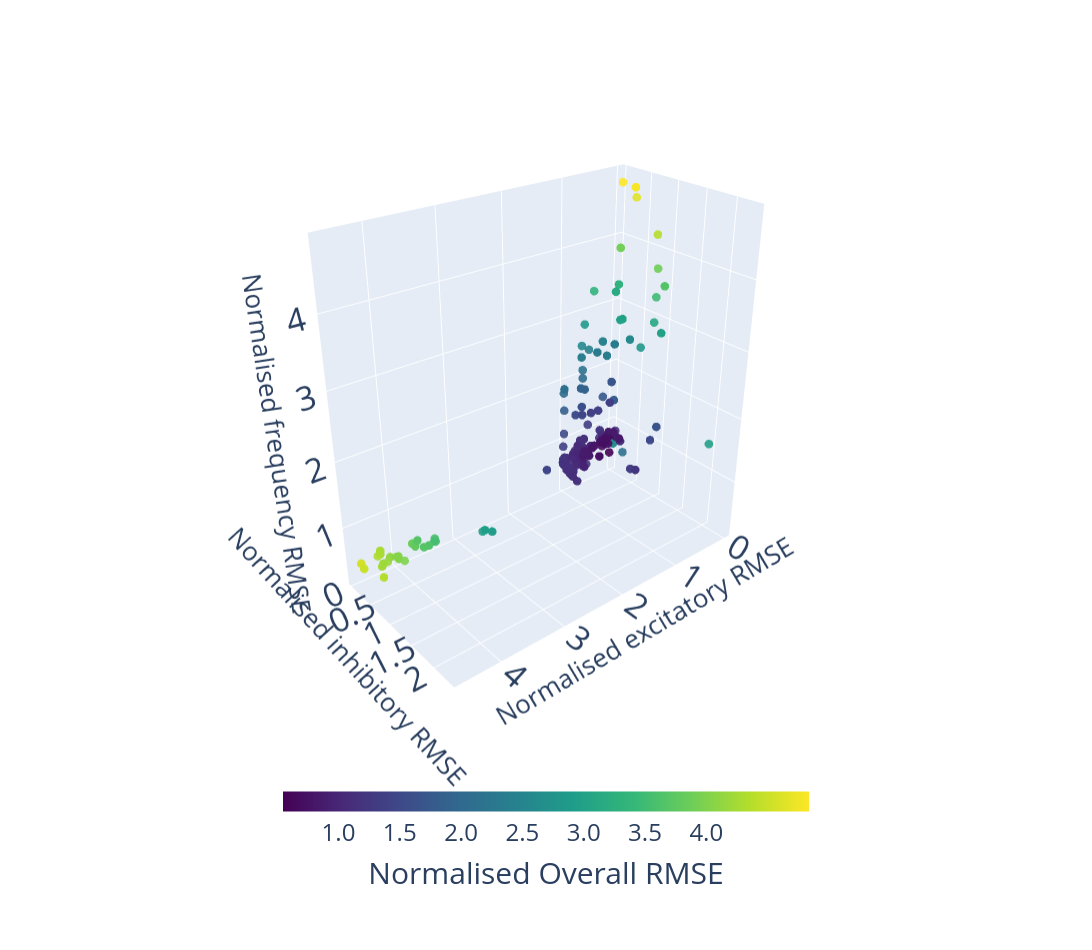

The notebook cell this image was saved under:
### Code cell
import plotly.graph_objects as go
# Load Pareto frontier for CASE 3
# NOTE: update path as per local relative path
path = "SNN_GA/results/snn_ga_1k/ex2_in10_20260409-225927/frontier_full.csv"
df = pd.read_csv(path)

# Extract normalised RMSE columns
exc = df["ex_firing_error_norm"]
inh = df["inhib_firing_error_norm"]
psd = df["psd_peak_error_norm"]

# Compute overall normalised RMSE
rmse_total = np.sqrt(exc**2 + inh**2 + psd**2)


fig = go.Figure()
# Frontier points
fig.add_trace(go.Scatter3d(
    x=exc,
    y=inh,
    z=psd,
    mode='markers',
    marker=dict(
        size=5,
        color=rmse_total,
        colorscale='Viridis',
        colorbar=dict(
            title = dict( text = "<br>Normalised Overall RMSE", side = "bottom" ),
            orientation="h",     # rotate 90 degrees
            x=0.5,               # center horizontally
            y=0.05,             # place below the plot
            thickness=20,
            len=0.5,
            tickmode="array",
            tickvals=[1.0, 1.5, 2.0, 2.5, 3.0, 3.5, 4.0],
            ticktext=["1.0", "1.5", "2.0", "2.5", "3.0", "3.5", "4.0", "4.5"]
        ),
        opacity=0.9
    ),
    hovertemplate=(
        "RMSEexc: %{x:.3f}<br>"
        "RMSEinh: %{y:.3f}<br>"
        "RMSEfreq: %{z:.3f}<br>"
        "Overall: %{marker.color:.3f}<br>"
        "<extra></extra>"
    ),
    showlegend=False,
    name=""
))

# Highlight validated best point
fig.add_trace(go.Scatter3d(
    x=[ex_norm],
    y=[in_norm],
    z=[psd_norm],
    mode='markers',
    marker=dict(
        size=5,
        color=[validated_comp],
        colorscale='Viridis',
        opacity=1.0
    ),
    hovertemplate=(
        "Lowest overall RMSE of %{marker.color:.3f}<br>"
        "RMSEexc: %{x:.3f}<br>"
        "RMSEinh: %{y:.3f}<br>"
        "RMSEfreq: %{z:.3f}<br>"
        "<extra></extra>"
    ),
    showlegend=False,
    name=""
))

# Layout adjustments
fig.update_layout(
    scene=dict(
        domain=dict(
            x=[0.0, 1.0],
            y=[0.15, 1.0]   # only reserve 25% for colorbar, not 40–50%
        ),
        xaxis=dict(
            title=dict(text="Normalised excitatory RMSE", font=dict(size=26)),
            tickfont=dict(size=20)
        ),
        yaxis=dict(
            title=dict(text="Normalised inhibitory RMSE", font=dict(size=26)),
            tickfont=dict(size=20)
        ),
        zaxis=dict(
            title=dict(text="Normalised frequency RMSE", font=dict(size=26)),
            tickfont=dict(size=20)
        ),
    ),
    scene_camera=dict(
        eye=dict(x=1.8, y=2.2, z=1.5)   # lifts z-axis title
    ),
    margin=dict(l=0, r=0, t=0, b=0),   # remove unnecessary whitespace
    width=1100,
    height=950,
    showlegend=False
)

# Colorbar fonts
fig.data[0].marker.colorbar.title.font = dict(size=30)
fig.data[0].marker.colorbar.tickfont = dict(size=24)

fig.show()

### Figure 1 — Plotly figure (JSON) as saved in the notebook; plotly's stock layout.template omitted (floating-point values rounded to 4 significant figures; data arrays with more than 128 entries replaced by an {"elided": "..."} marker saying what was removed)
{"data": [{"hovertemplate": "RMSEexc: %{x:.3f}<br>RMSEinh: %{y:.3f}<br>RMSEfreq: %{z:.3f}<br>Overall: %{marker.color:.3f}<br><extra></extra>", "marker": {"color": {"elided": "485 float values"}, "colorbar": {"len": 0.5, "orientation": "h", "thickness": 20, "tickfont": {"size": 24}, "tickmode": "array", "ticktext": ["1.0", "1.5", "2.0", "2.5", "3.0", "3.5", "4.0", "4.5"], "tickvals": [1, 1.5, 2, 2.5, 3, 3.5, 4], "title": {"font": {"size": 30}, "side": "bottom", "text": "<br>Normalised Overall RMSE"}, "x": 0.5, "y": 0.05}, "colorscale": [[0, "#440154"], [0.1111, "#482878"], [0.2222, "#3e4989"], [0.3333, "#31688e"], [0.4444, "#26828e"], [0.5556, "#1f9e89"], [0.6667, "#35b779"], [0.7778, "#6ece58"], [0.8889, "#b5de2b"], [1, "#fde725"]], "opacity": 0.9, "size": 5}, "mode": "markers", "name": "", "showlegend": false, "type": "scatter3d", "x": {"elided": "485 float values"}, "y": {"elided": "485 float values"}, "z": {"elided": "485 float values"}}, {"hovertemplate": "Lowest overall RMSE of %{marker.color:.3f}<br>RMSEexc: %{x:.3f}<br>RMSEinh: %{y:.3f}<br>RMSEfreq: %{z:.3f}<br><extra></extra>", "marker": {"color": [0.5845], "colorscale": [[0, "#440154"], [0.1111, "#482878"], [0.2222, "#3e4989"], [0.3333, "#31688e"], [0.4444, "#26828e"], [0.5556, "#1f9e89"], [0.6667, "#35b779"], [0.7778, "#6ece58"], [0.8889, "#b5de2b"], [1, "#fde725"]], "opacity": 1, "size": 5}, "mode": "markers", "name": "", "showlegend": false, "type": "scatter3d", "x": [0.03985], "y": [0.09954], "z": [0.6378]}], "layout": {"height": 950, "margin": {"b": 0, "l": 0, "r": 0, "t": 0}, "scene": {"camera": {"eye": {"x": 1.8, "y": 2.2, "z": 1.5}}, "domain": {"x": [0, 1], "y": [0.15, 1]}, "xaxis": {"tickfont": {"size": 20}, "title": {"font": {"size": 26}, "text": "Normalised excitatory RMSE"}}, "yaxis": {"tickfont": {"size": 20}, "title": {"font": {"size": 26}, "text": "Normalised inhibitory RMSE"}}, "zaxis": {"tickfont": {"size": 20}, "title": {"font": {"size": 26}, "text": "Normalised frequency RMSE"}}}, "showlegend": false, "width": 1100}}
